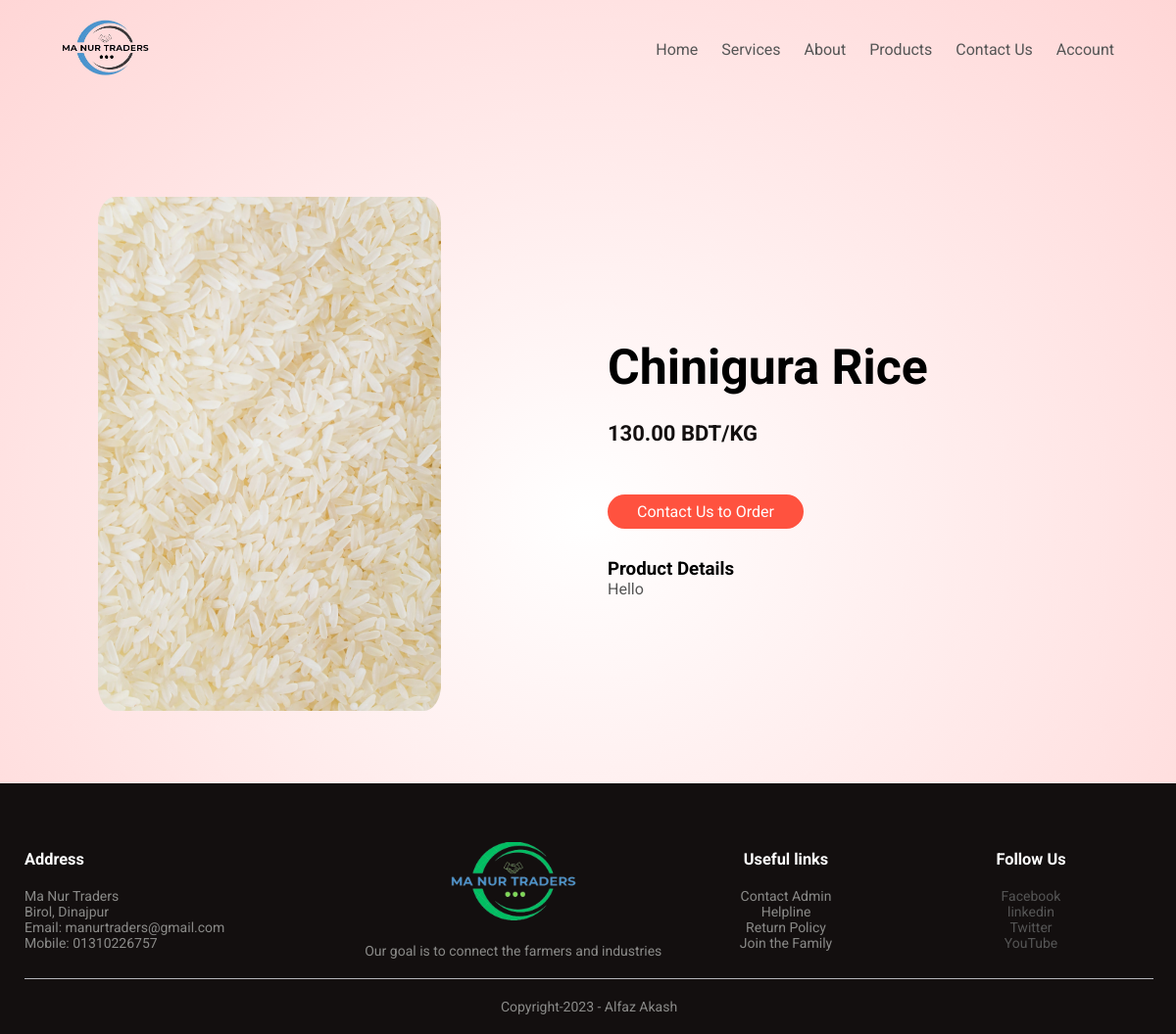
The page /CSE479/product_details.php?id=1 on the database its author committed.
### tables this page shows
CREATE TABLE `products` (
  `id` int(11) NOT NULL,
  `product_name` varchar(255) NOT NULL,
  `price` decimal(10,2) NOT NULL,
  `description` text NOT NULL,
  `photo_path` varchar(255) NOT NULL,
  `season` varchar(50) NOT NULL,
  `created_at` timestamp NOT NULL DEFAULT current_timestamp(),
  `updated_at` timestamp NOT NULL DEFAULT current_timestamp() ON UPDATE current_timestamp()
);

### CSE479/product_details.php (the view, shortened to what this page needs)
<?php
include 'db-connection.php';
if (isset($_GET['id'])) {
  $productId = urldecode($_GET['id']);
  $sql = "SELECT * FROM products WHERE id = ?";
  $stmt = $conn->prepare($sql);
  $stmt->bind_param("s", $productId);
  $stmt->execute();
  $result = $stmt->get_result();
  if ($result->num_rows > 0) {
    $row = $result->fetch_assoc();
    $productName = $row['product_name'];
    $price = $row['price'];
    $description = $row['description'];
    $photoPath = $row['photo_path'];
  } else {
    $productName = "Product Not Found";
    $price = "N/A";
    $description = "Sorry, the product you are looking for does not exist.";
    $photoPath = "images/default.jpg";
  }
} else {
  $productName = "Product Not Found";
  $price = "N/A";
  $description = "Sorry, the product ID is missing.";
  $photoPath = "images/default.jpg";
}
?>
<!DOCTYPE html>
<html lang="en">
  <head>
    <link rel="stylesheet" href="style.css" />
  </head>
  <body>
    <div class="container">
      <div class="navbar">
        <div class="logo">
          <img src="images/logo1.png" width="125px" />
        </div>
        <?php
        include('navbar.php');
        ?>
      </div>
    </div>
    <div class="small-container single-product">
      <div class="row">
        <div class="col-2 product-img">
          <img src="<?php echo $photoPath; ?>" alt="" style="width: 350px;" />
        </div>
        <div class="col-2">
          <h1><?php echo $productName; ?></h1>
          <h4><?php echo $price; ?> BDT/KG</h4>
          <a href="product_inquiry.php?id=<?php echo urlencode($productId); ?>" class="btn">Contact Us to Order</a>
          <h3>Product Details</h3>
          <p>
            <?php echo $description; ?>
          </p>
        </div>
      </div>
    </div>
    <div class="footer">
      <div class="container">
        <div class="row">
          <div class="footer-col-1">
            <h3>Address</h3>
            <p>
              Ma Nur Traders <br />
              Birol, Dinajpur <br />
              Email: manurtraders@gmail.com <br />
              Mobile: 01310226757
            </p>
          </div>
          <div class="footer-col-2">
            <img src="images/logo.png" alt="" />
            <p>Our goal is to connect the farmers and industries</p>
          </div>
          <div class="footer-col-3">
            <h3>Useful links</h3>
            <ul>
              <li>Contact Admin</li>
              <li>Helpline</li>
              <li>Return Policy</li>
              <li>Join the Family</li>
            </ul>
          </div>
          <div class="footer-col-4">
            <div class="social_media">
              <h3>Follow Us</h3>
              <ul>
                <li><a href="">Facebook</a></li>
                <li><a href="">linkedin</a></li>
                <li><a href="">Twitter</a></li>
                <li><a href="">YouTube</a></li>
              </ul>
            </div>
          </div>
        </div>
        <hr />
        <p class="copyright">Copyright-2023 - Alfaz Akash</p>
      </div>
    </div>
  </body>
</html>

### CSE479/style.css (style rules this page uses)
* { margin: 0; padding: 0; box-sizing: border-box; }
body { font-family: 'Kaushan Script', cursive; font-family: 'Poppins', sans-serif; font-family: 'Roboto', sans-serif; background: radial-gradient(#fff, #ffd6d6); }
.navbar { display: flex; align-items: center; padding: 20px; }
a { text-decoration: none; color: #555; }
p { color: #555; }
.container { max-width: 1300px; margin: auto; padding-left: 25px; padding-right: 23px; }
.row { display: flex; align-items: center; flex-wrap: wrap; justify-content: space-around; }
.col-2 { flex-basis: 50%; min-width: 30px; }
.col-2 img { min-width: 100%; padding: 50px 0; }
.col-2 h1 { font-size: 50px; line-height: 60px; margin: 25px 0; }
.btn { display: inline-block; background: #ff523f; color: #fff; padding: 8px 30px; margin: 30px 0; border-radius: 30px; transition: background 0.5s; }
.small-container { max-width: 1080px; margin: auto; padding-left: 20px; padding-right: 20px; }
h4 { color: #130f0f; font-weight: normal; }
.footer { background: #130f0f; color: #8a8a88; font-size: 14px; padding: 40px 0 20px; }
.footer p { color: #8a8a88; }
.footer h3 { color: #fff; margin-bottom: 20px; }
.footer-col-1, .footer-col-2, .footer-col-3, .footer-col-4 { min-width: 250px; margin-top: 20px; }
.footer-col-1 { flex-basis: 30%; }
.footer-col-2 { flex: 1; text-align: center; }
.footer-col-2 img { width: 180px; margin-bottom: 20px; }
.footer-col-3, .footer-col-4 { flex-basis: 12%; text-align: center; }
ul { list-style-type: none; }
.footer hr { border: none; background: #b5b5bb; height: 1px; margin: 20px 0; }
.copyright { text-align: center; }
hr { border: none; border-top: 1px solid #ccc; margin: 20px 0; }
.single-product { margin-top: 80px; margin-bottom: 50px; }
.single-product .product-img img { padding: 0; min-width: 10% !important; border-radius: 5%; }
.single-product .col-2 { padding: 20px; }
.single-product .col-2 h4 { margin: 20px 0; font-size: 22px; font-weight: bold; }

### rows shown on the page
products: photo_path (picture), product_name "Chinigura Rice", price "130.00", description "Hello"
